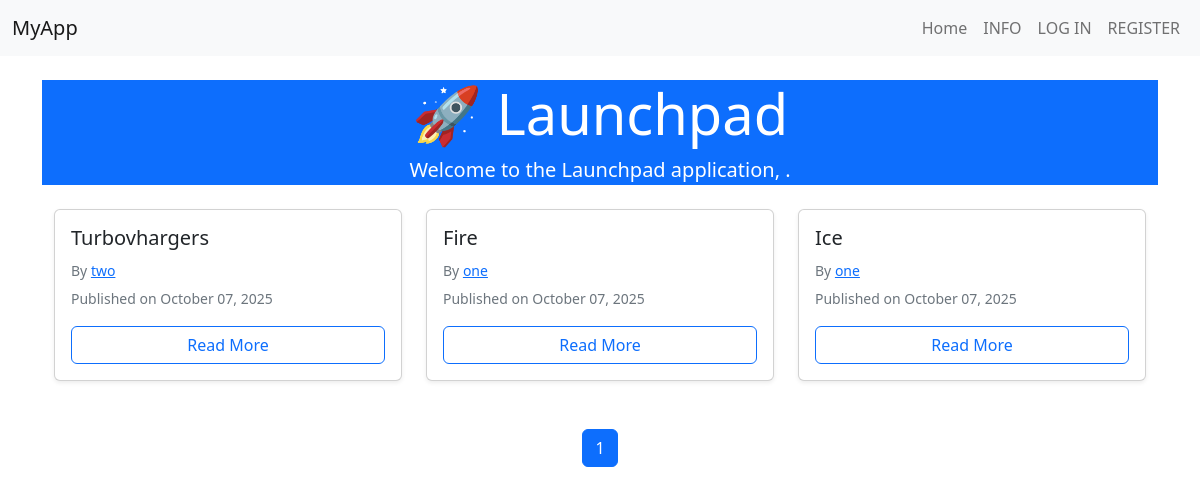
The page / on the database its author committed.
### carForum/models.py (models this page shows, shortened)
class BlogPost(db.Model):
    users=db.relationship(Users)
    id=db.Column(db.Integer,primary_key=True)
    user_id=db.Column(db.Integer,db.ForeignKey('users.id'),nullable=False)
    date=db.Column(db.DateTime,nullable=False,default=lambda: datetime.now(timezone.utc))
    title=db.Column(db.String(128),nullable=False)
    text=db.Column(db.Text,nullable=False)

class Users(db.Model,UserMixin):
    __tablename__='users'
    id=db.Column(db.Integer,primary_key=True)
    profile_image=db.Column(db.String(64),nullable=False,default='default_profile.png')
    email=db.Column(db.String(64),unique=True,index=True)
    username=db.Column(db.String(20),unique=True,index=True)
    password_hash=db.Column(db.String(64))
    posts=db.relationship('BlogPost',backref='author',lazy=True)

### carForum/core/views.py (the view)
@core.route('/')
def index():
    page=request.args.get('page',1,type=int)
    blog_posts=BlogPost.query.order_by(BlogPost.date.desc()).paginate(page=page,per_page=5)
    return render_template('index.html',blog_posts=blog_posts)

### carForum/templates/index.html
{% extends "base.html" %}
{% block content %}
<div class="jumbotron jumbotron-fluid bg-primary text-white mb-4">
  <div class="container text-center ">
    <h1 class="display-4">🚀 Launchpad</h1>
    <p class="lead">Welcome to the Launchpad application, <strong>{{ current_user.username }}</strong>.</p>
  </div>
</div>
<div class="container">
  <div class="row">
    {% for post in blog_posts.items %}
    <div class="col-md-4 mb-4">
      <div class="card shadow-sm h-100">
        <div class="card-body d-flex flex-column">
          <h5 class="card-title">
            <a href="{{ url_for('blog_posts.blog_post', blog_post_id=post.id) }}" class="text-dark text-decoration-none">
              {{ post.title }}
            </a>
          </h5>
          <p class="card-text mb-1">
            <small class="text-muted">By
              <a href="{{ url_for('users.user_posts', username=post.author.username) }}" class="text-primary">
                {{ post.author.username }}
              </a>
            </small>
          </p>
          <p class="card-text">
            <small class="text-muted">Published on {{ post.date.strftime('%B %d, %Y') }}</small>
          </p>
          <a href="{{ url_for('blog_posts.blog_post', blog_post_id=post.id) }}" class="btn btn-outline-primary mt-auto">Read More</a>
        </div>
      </div>
    </div>
    {% endfor %}
  </div>
</div>
<nav aria-label="Page navigation">
  <ul class="pagination justify-content-center mt-4">
    {% for page_num in blog_posts.iter_pages(left_edge=1, right_edge=1, left_current=1, right_current=2) %}
      {% if blog_posts.page == page_num %}
        <li class="page-item active">
          <span class="page-link">{{ page_num }}</span>
        </li>
      {% else %}
        <li class="page-item">
          <a class="page-link" href="{{ url_for('core.index', page=page_num) }}">{{ page_num }}</a>
        </li>
      {% endif %}
    {% endfor %}
  </ul>
</nav>
{% endblock %}

### carForum/templates/base.html (shortened to what this page needs)
<!doctype html>
<html lang="en">
  <head>
    <link href="https://cdn.jsdelivr.net/npm/bootstrap@5.2.3/dist/css/bootstrap.min.css" rel="stylesheet">
  </head>
  <body>
    <nav class="navbar navbar-expand-lg navbar-light bg-light">
      <div class="container-fluid">
        <a class="navbar-brand" href="{{ url_for('core.index') }}">MyApp</a>
        <div class="collapse navbar-collapse" id="navbarNav">
          <ul class="navbar-nav ms-auto">
            <li class="nav-item">
              <a class="nav-link" href="{{ url_for('core.index') }}">Home</a>
            </li>
            <li class="nav-item">
              <a class="nav-link" href="{{ url_for('core.info') }}">INFO</a>
            </li>
            {%if current_user.is_authenticated %}
            <li class="nav-item">
              <a class="nav-link" href="{{ url_for('users.logout') }}">LOG OUT</a>
            </li>
            <li class="nav-item">
              <a class="nav-link" href="{{ url_for('users.account') }}">Account</a>
            </li>
            <li class="nav-item">
              <a class="nav-link" href="{{ url_for('blog_posts.create_post') }}">Create POst</a>
            </li>
            <li class="nav-item">
              <a class="nav-link" href="{{ url_for('users.user_posts',username=current_user.username) }}">My POST</a>
            </li>
            {%else%}
            <li class="nav-item">
              <a class="nav-link" href="{{ url_for('users.login') }}">LOG IN</a>
            </li>
            <li class="nav-item">
              <a class="nav-link" href="{{ url_for('users.register') }}">REGISTER</a>
            </li>
            {%endif%}
          </ul>
        </div>
      </div>
    </nav>
    <div class="container mt-4">
      {% block content %}
      {% endblock %}
    </div>
  </body>
</html>

### rows shown on the page
BlogPost: title "Turbovhargers", author.username "two", date "October 07, 2025"
BlogPost: title "Fire", author.username "one", date "October 07, 2025"
BlogPost: title "Ice", author.username "one", date "October 07, 2025"

### other values the page prints
{{ page_num }} "1"
